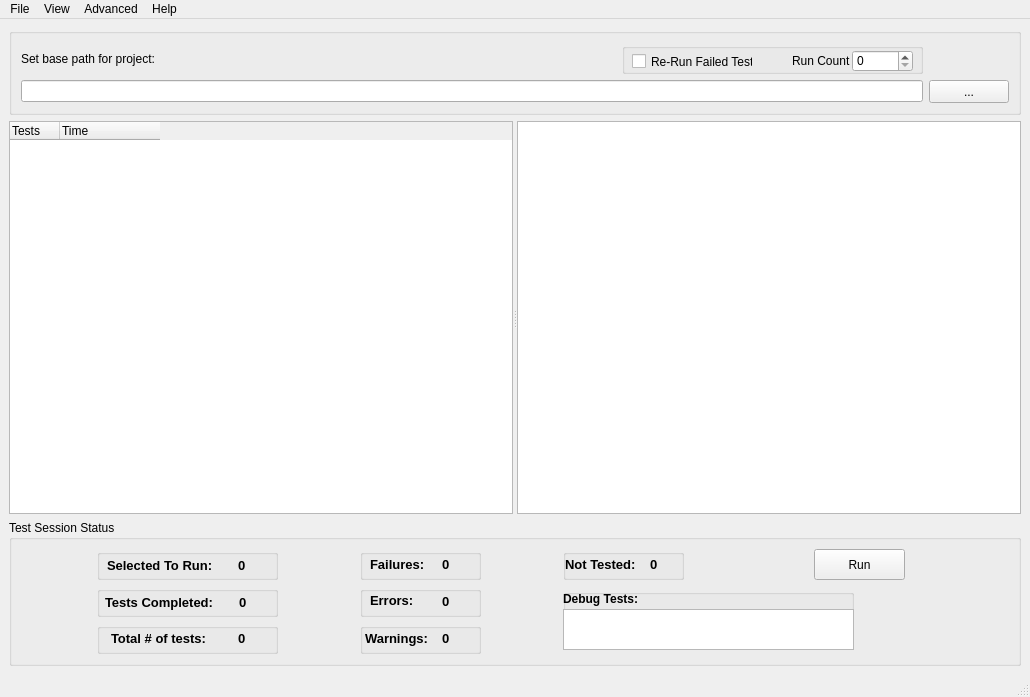
<?xml version="1.0" encoding="UTF-8"?>
<ui version="4.0">
 <class>MainWindow</class>
 <widget class="QMainWindow" name="MainWindow">
  <property name="geometry">
   <rect>
    <x>0</x>
    <y>0</y>
    <width>1030</width>
    <height>697</height>
   </rect>
  </property>
  <property name="windowTitle">
   <string>MainWindow</string>
  </property>
  <widget class="QWidget" name="centralwidget">
   <property name="autoFillBackground">
    <bool>false</bool>
   </property>
   <layout class="QGridLayout" name="gridLayout_2">
    <item row="0" column="0">
     <widget class="QGroupBox" name="groupBox_2">
      <property name="sizePolicy">
       <sizepolicy hsizetype="MinimumExpanding" vsizetype="Fixed">
        <horstretch>0</horstretch>
        <verstretch>0</verstretch>
       </sizepolicy>
      </property>
      <property name="minimumSize">
       <size>
        <width>621</width>
        <height>80</height>
       </size>
      </property>
      <property name="title">
       <string/>
      </property>
      <layout class="QGridLayout" name="gridLayout_3">
       <item row="0" column="0">
        <widget class="QLabel" name="label">
         <property name="text">
          <string>Set base path for project:</string>
         </property>
        </widget>
       </item>
       <item row="0" column="1">
        <widget class="QGroupBox" name="groupBox_11">
         <property name="sizePolicy">
          <sizepolicy hsizetype="Fixed" vsizetype="Fixed">
           <horstretch>0</horstretch>
           <verstretch>0</verstretch>
          </sizepolicy>
         </property>
         <property name="minimumSize">
          <size>
           <width>301</width>
           <height>31</height>
          </size>
         </property>
         <property name="title">
          <string/>
         </property>
         <widget class="QSpinBox" name="runCount">
          <property name="geometry">
           <rect>
            <x>230</x>
            <y>7</y>
            <width>61</width>
            <height>22</height>
           </rect>
          </property>
         </widget>
         <widget class="QLabel" name="label_2">
          <property name="geometry">
           <rect>
            <x>170</x>
            <y>10</y>
            <width>61</width>
            <height>16</height>
           </rect>
          </property>
          <property name="text">
           <string>Run Count</string>
          </property>
         </widget>
         <widget class="QCheckBox" name="rerunCB">
          <property name="geometry">
           <rect>
            <x>10</x>
            <y>10</y>
            <width>121</width>
            <height>17</height>
           </rect>
          </property>
          <property name="text">
           <string>Re-Run Failed Tests</string>
          </property>
         </widget>
        </widget>
       </item>
       <item row="1" column="0" colspan="2">
        <widget class="QLineEdit" name="mainFolderEdit">
         <property name="sizePolicy">
          <sizepolicy hsizetype="MinimumExpanding" vsizetype="Fixed">
           <horstretch>0</horstretch>
           <verstretch>0</verstretch>
          </sizepolicy>
         </property>
         <property name="minimumSize">
          <size>
           <width>560</width>
           <height>20</height>
          </size>
         </property>
        </widget>
       </item>
       <item row="1" column="2">
        <widget class="QPushButton" name="folderBtn">
         <property name="sizePolicy">
          <sizepolicy hsizetype="Fixed" vsizetype="Fixed">
           <horstretch>0</horstretch>
           <verstretch>0</verstretch>
          </sizepolicy>
         </property>
         <property name="minimumSize">
          <size>
           <width>41</width>
           <height>23</height>
          </size>
         </property>
         <property name="text">
          <string>...</string>
         </property>
        </widget>
       </item>
      </layout>
     </widget>
    </item>
    <item row="2" column="0">
     <widget class="QGroupBox" name="groupBox">
      <property name="sizePolicy">
       <sizepolicy hsizetype="MinimumExpanding" vsizetype="Fixed">
        <horstretch>0</horstretch>
        <verstretch>0</verstretch>
       </sizepolicy>
      </property>
      <property name="minimumSize">
       <size>
        <width>621</width>
        <height>121</height>
       </size>
      </property>
      <property name="title">
       <string>Test Session Status</string>
      </property>
      <layout class="QGridLayout" name="gridLayout">
       <item row="0" column="0">
        <widget class="QGroupBox" name="groupBox_3">
         <property name="sizePolicy">
          <sizepolicy hsizetype="Fixed" vsizetype="Fixed">
           <horstretch>0</horstretch>
           <verstretch>0</verstretch>
          </sizepolicy>
         </property>
         <property name="minimumSize">
          <size>
           <width>181</width>
           <height>31</height>
          </size>
         </property>
         <property name="title">
          <string/>
         </property>
         <widget class="QLabel" name="runNum">
          <property name="geometry">
           <rect>
            <x>141</x>
            <y>8</y>
            <width>31</width>
            <height>16</height>
           </rect>
          </property>
          <property name="font">
           <font>
            <pointsize>10</pointsize>
            <weight>75</weight>
            <bold>true</bold>
           </font>
          </property>
          <property name="text">
           <string>0</string>
          </property>
          <property name="textInteractionFlags">
           <set>Qt::LinksAccessibleByMouse</set>
          </property>
         </widget>
         <widget class="QLabel" name="label_6">
          <property name="geometry">
           <rect>
            <x>10</x>
            <y>8</y>
            <width>111</width>
            <height>16</height>
           </rect>
          </property>
          <property name="font">
           <font>
            <pointsize>10</pointsize>
            <weight>75</weight>
            <bold>true</bold>
           </font>
          </property>
          <property name="text">
           <string>Selected To Run:</string>
          </property>
         </widget>
        </widget>
       </item>
       <item row="0" column="1">
        <widget class="QGroupBox" name="groupBox_6">
         <property name="sizePolicy">
          <sizepolicy hsizetype="Fixed" vsizetype="Fixed">
           <horstretch>0</horstretch>
           <verstretch>0</verstretch>
          </sizepolicy>
         </property>
         <property name="minimumSize">
          <size>
           <width>121</width>
           <height>31</height>
          </size>
         </property>
         <property name="title">
          <string/>
         </property>
         <widget class="QLabel" name="failNum">
          <property name="geometry">
           <rect>
            <x>82</x>
            <y>5</y>
            <width>31</width>
            <height>20</height>
           </rect>
          </property>
          <property name="font">
           <font>
            <pointsize>10</pointsize>
            <weight>75</weight>
            <bold>true</bold>
           </font>
          </property>
          <property name="text">
           <string>0</string>
          </property>
          <property name="textInteractionFlags">
           <set>Qt::LinksAccessibleByMouse</set>
          </property>
         </widget>
         <widget class="QLabel" name="label_5">
          <property name="geometry">
           <rect>
            <x>10</x>
            <y>5</y>
            <width>61</width>
            <height>20</height>
           </rect>
          </property>
          <property name="font">
           <font>
            <pointsize>10</pointsize>
            <weight>75</weight>
            <bold>true</bold>
           </font>
          </property>
          <property name="text">
           <string>Failures:</string>
          </property>
         </widget>
        </widget>
       </item>
       <item row="0" column="2">
        <widget class="QGroupBox" name="groupBox_9">
         <property name="sizePolicy">
          <sizepolicy hsizetype="Fixed" vsizetype="Fixed">
           <horstretch>0</horstretch>
           <verstretch>0</verstretch>
          </sizepolicy>
         </property>
         <property name="minimumSize">
          <size>
           <width>121</width>
           <height>31</height>
          </size>
         </property>
         <property name="title">
          <string/>
         </property>
         <widget class="QLabel" name="notRunNum">
          <property name="geometry">
           <rect>
            <x>87</x>
            <y>7</y>
            <width>31</width>
            <height>16</height>
           </rect>
          </property>
          <property name="font">
           <font>
            <pointsize>10</pointsize>
            <weight>75</weight>
            <bold>true</bold>
           </font>
          </property>
          <property name="text">
           <string>0</string>
          </property>
          <property name="textInteractionFlags">
           <set>Qt::LinksAccessibleByMouse</set>
          </property>
         </widget>
         <widget class="QLabel" name="label_14">
          <property name="geometry">
           <rect>
            <x>2</x>
            <y>7</y>
            <width>81</width>
            <height>16</height>
           </rect>
          </property>
          <property name="font">
           <font>
            <pointsize>10</pointsize>
            <weight>75</weight>
            <bold>true</bold>
           </font>
          </property>
          <property name="text">
           <string>Not Tested:</string>
          </property>
         </widget>
        </widget>
       </item>
       <item row="0" column="3">
        <widget class="QPushButton" name="runBtn">
         <property name="sizePolicy">
          <sizepolicy hsizetype="Fixed" vsizetype="Fixed">
           <horstretch>0</horstretch>
           <verstretch>0</verstretch>
          </sizepolicy>
         </property>
         <property name="minimumSize">
          <size>
           <width>91</width>
           <height>31</height>
          </size>
         </property>
         <property name="text">
          <string>Run</string>
         </property>
        </widget>
       </item>
       <item row="1" column="0">
        <widget class="QGroupBox" name="groupBox_4">
         <property name="sizePolicy">
          <sizepolicy hsizetype="Fixed" vsizetype="Fixed">
           <horstretch>0</horstretch>
           <verstretch>0</verstretch>
          </sizepolicy>
         </property>
         <property name="minimumSize">
          <size>
           <width>181</width>
           <height>31</height>
          </size>
         </property>
         <property name="title">
          <string/>
         </property>
         <widget class="QLabel" name="completeNum">
          <property name="geometry">
           <rect>
            <x>142</x>
            <y>8</y>
            <width>40</width>
            <height>16</height>
           </rect>
          </property>
          <property name="font">
           <font>
            <pointsize>10</pointsize>
            <weight>75</weight>
            <bold>true</bold>
           </font>
          </property>
          <property name="text">
           <string>0</string>
          </property>
          <property name="textInteractionFlags">
           <set>Qt::LinksAccessibleByMouse</set>
          </property>
         </widget>
         <widget class="QLabel" name="label_9">
          <property name="geometry">
           <rect>
            <x>8</x>
            <y>8</y>
            <width>120</width>
            <height>16</height>
           </rect>
          </property>
          <property name="font">
           <font>
            <pointsize>10</pointsize>
            <weight>75</weight>
            <bold>true</bold>
           </font>
          </property>
          <property name="text">
           <string>Tests Completed:</string>
          </property>
         </widget>
        </widget>
       </item>
       <item row="1" column="1">
        <widget class="QGroupBox" name="groupBox_7">
         <property name="sizePolicy">
          <sizepolicy hsizetype="Fixed" vsizetype="Fixed">
           <horstretch>0</horstretch>
           <verstretch>0</verstretch>
          </sizepolicy>
         </property>
         <property name="minimumSize">
          <size>
           <width>121</width>
           <height>31</height>
          </size>
         </property>
         <property name="title">
          <string/>
         </property>
         <widget class="QLabel" name="errorNum">
          <property name="geometry">
           <rect>
            <x>82</x>
            <y>7</y>
            <width>31</width>
            <height>16</height>
           </rect>
          </property>
          <property name="font">
           <font>
            <pointsize>10</pointsize>
            <weight>75</weight>
            <bold>true</bold>
           </font>
          </property>
          <property name="text">
           <string>0</string>
          </property>
          <property name="textInteractionFlags">
           <set>Qt::LinksAccessibleByMouse</set>
          </property>
         </widget>
         <widget class="QLabel" name="label_11">
          <property name="geometry">
           <rect>
            <x>10</x>
            <y>8</y>
            <width>47</width>
            <height>13</height>
           </rect>
          </property>
          <property name="font">
           <font>
            <pointsize>10</pointsize>
            <weight>75</weight>
            <bold>true</bold>
           </font>
          </property>
          <property name="text">
           <string>Errors:</string>
          </property>
         </widget>
        </widget>
       </item>
       <item row="1" column="2" rowspan="2" colspan="2">
        <widget class="QGroupBox" name="groupBox_10">
         <property name="sizePolicy">
          <sizepolicy hsizetype="Fixed" vsizetype="Fixed">
           <horstretch>0</horstretch>
           <verstretch>0</verstretch>
          </sizepolicy>
         </property>
         <property name="minimumSize">
          <size>
           <width>291</width>
           <height>61</height>
          </size>
         </property>
         <property name="title">
          <string/>
         </property>
         <widget class="QTextBrowser" name="debugList">
          <property name="geometry">
           <rect>
            <x>0</x>
            <y>20</y>
            <width>291</width>
            <height>41</height>
           </rect>
          </property>
         </widget>
         <widget class="QLabel" name="label_4">
          <property name="geometry">
           <rect>
            <x>0</x>
            <y>0</y>
            <width>81</width>
            <height>20</height>
           </rect>
          </property>
          <property name="font">
           <font>
            <weight>75</weight>
            <bold>true</bold>
           </font>
          </property>
          <property name="text">
           <string>Debug Tests:</string>
          </property>
         </widget>
        </widget>
       </item>
       <item row="2" column="0">
        <widget class="QGroupBox" name="groupBox_5">
         <property name="sizePolicy">
          <sizepolicy hsizetype="Fixed" vsizetype="Fixed">
           <horstretch>0</horstretch>
           <verstretch>0</verstretch>
          </sizepolicy>
         </property>
         <property name="minimumSize">
          <size>
           <width>181</width>
           <height>31</height>
          </size>
         </property>
         <property name="title">
          <string/>
         </property>
         <widget class="QLabel" name="label_16">
          <property name="geometry">
           <rect>
            <x>14</x>
            <y>7</y>
            <width>111</width>
            <height>16</height>
           </rect>
          </property>
          <property name="font">
           <font>
            <pointsize>10</pointsize>
            <weight>75</weight>
            <bold>true</bold>
           </font>
          </property>
          <property name="text">
           <string>Total # of tests:</string>
          </property>
         </widget>
         <widget class="QLabel" name="testNum">
          <property name="geometry">
           <rect>
            <x>141</x>
            <y>7</y>
            <width>31</width>
            <height>16</height>
           </rect>
          </property>
          <property name="font">
           <font>
            <pointsize>10</pointsize>
            <weight>75</weight>
            <bold>true</bold>
           </font>
          </property>
          <property name="text">
           <string>0</string>
          </property>
          <property name="textInteractionFlags">
           <set>Qt::LinksAccessibleByMouse</set>
          </property>
         </widget>
        </widget>
       </item>
       <item row="2" column="1">
        <widget class="QGroupBox" name="groupBox_8">
         <property name="sizePolicy">
          <sizepolicy hsizetype="Fixed" vsizetype="Fixed">
           <horstretch>0</horstretch>
           <verstretch>0</verstretch>
          </sizepolicy>
         </property>
         <property name="minimumSize">
          <size>
           <width>121</width>
           <height>31</height>
          </size>
         </property>
         <property name="title">
          <string/>
         </property>
         <widget class="QLabel" name="warningNum">
          <property name="geometry">
           <rect>
            <x>82</x>
            <y>5</y>
            <width>31</width>
            <height>20</height>
           </rect>
          </property>
          <property name="font">
           <font>
            <pointsize>10</pointsize>
            <weight>75</weight>
            <bold>true</bold>
           </font>
          </property>
          <property name="text">
           <string>0</string>
          </property>
          <property name="textInteractionFlags">
           <set>Qt::LinksAccessibleByMouse</set>
          </property>
         </widget>
         <widget class="QLabel" name="label_7">
          <property name="geometry">
           <rect>
            <x>5</x>
            <y>5</y>
            <width>71</width>
            <height>20</height>
           </rect>
          </property>
          <property name="font">
           <font>
            <pointsize>10</pointsize>
            <weight>75</weight>
            <bold>true</bold>
           </font>
          </property>
          <property name="text">
           <string>Warnings:</string>
          </property>
         </widget>
        </widget>
       </item>
      </layout>
     </widget>
    </item>
    <item row="1" column="0">
     <widget class="QSplitter" name="splitter">
      <property name="sizePolicy">
       <sizepolicy hsizetype="Preferred" vsizetype="Preferred">
        <horstretch>0</horstretch>
        <verstretch>0</verstretch>
       </sizepolicy>
      </property>
      <property name="minimumSize">
       <size>
        <width>0</width>
        <height>0</height>
       </size>
      </property>
      <property name="orientation">
       <enum>Qt::Horizontal</enum>
      </property>
      <widget class="QTreeWidget" name="treeWidget">
       <property name="sizePolicy">
        <sizepolicy hsizetype="Preferred" vsizetype="Preferred">
         <horstretch>0</horstretch>
         <verstretch>0</verstretch>
        </sizepolicy>
       </property>
       <property name="minimumSize">
        <size>
         <width>0</width>
         <height>0</height>
        </size>
       </property>
       <property name="contextMenuPolicy">
        <enum>Qt::ActionsContextMenu</enum>
       </property>
       <property name="horizontalScrollBarPolicy">
        <enum>Qt::ScrollBarAlwaysOff</enum>
       </property>
       <property name="tabKeyNavigation">
        <bool>true</bool>
       </property>
       <property name="dragEnabled">
        <bool>true</bool>
       </property>
       <property name="dragDropOverwriteMode">
        <bool>true</bool>
       </property>
       <property name="dragDropMode">
        <enum>QAbstractItemView::DragDrop</enum>
       </property>
       <property name="defaultDropAction">
        <enum>Qt::MoveAction</enum>
       </property>
       <property name="alternatingRowColors">
        <bool>true</bool>
       </property>
       <property name="uniformRowHeights">
        <bool>false</bool>
       </property>
       <property name="allColumnsShowFocus">
        <bool>false</bool>
       </property>
       <attribute name="headerCascadingSectionResizes">
        <bool>false</bool>
       </attribute>
       <attribute name="headerDefaultSectionSize">
        <number>50</number>
       </attribute>
       <attribute name="headerShowSortIndicator" stdset="0">
        <bool>false</bool>
       </attribute>
       <attribute name="headerStretchLastSection">
        <bool>false</bool>
       </attribute>
       <column>
        <property name="text">
         <string notr="true">Tests</string>
        </property>
       </column>
       <column>
        <property name="text">
         <string notr="true">Time</string>
        </property>
        <property name="textAlignment">
         <set>AlignLeading|AlignVCenter</set>
        </property>
       </column>
      </widget>
      <widget class="QTextBrowser" name="detailPane">
       <property name="sizePolicy">
        <sizepolicy hsizetype="Preferred" vsizetype="Preferred">
         <horstretch>0</horstretch>
         <verstretch>0</verstretch>
        </sizepolicy>
       </property>
       <property name="minimumSize">
        <size>
         <width>0</width>
         <height>0</height>
        </size>
       </property>
      </widget>
     </widget>
    </item>
   </layout>
  </widget>
  <widget class="QMenuBar" name="menubar">
   <property name="geometry">
    <rect>
     <x>0</x>
     <y>0</y>
     <width>1030</width>
     <height>21</height>
    </rect>
   </property>
   <widget class="QMenu" name="menuFile">
    <property name="title">
     <string>File</string>
    </property>
    <addaction name="actionSave_Selected_Test"/>
    <addaction name="actionSave_Un_selected_Test"/>
    <addaction name="actionSave_Selected_Suite_Time"/>
    <addaction name="separator"/>
    <addaction name="actionLoad_Test_List_To_Select"/>
    <addaction name="actionLoad_Test_List_to_Un_select"/>
    <addaction name="separator"/>
    <addaction name="actionOpen_Test_Session"/>
    <addaction name="actionSave_Test_Session"/>
   </widget>
   <widget class="QMenu" name="menuView">
    <property name="title">
     <string>View</string>
    </property>
    <addaction name="actionConsole_Log"/>
    <addaction name="actionShow_Loop_Tests"/>
   </widget>
   <widget class="QMenu" name="menuAdvanced">
    <property name="title">
     <string>Advanced</string>
    </property>
    <addaction name="actionAdvanced_Load_Tests"/>
    <addaction name="separator"/>
    <addaction name="actionSave_De_selected_Tests"/>
    <addaction name="actionDatabase_Override_Info"/>
   </widget>
   <widget class="QMenu" name="menuHelp">
    <property name="title">
     <string>Help</string>
    </property>
    <addaction name="actionHelp_Topics"/>
    <addaction name="actionAbout"/>
   </widget>
   <addaction name="menuFile"/>
   <addaction name="menuView"/>
   <addaction name="menuAdvanced"/>
   <addaction name="menuHelp"/>
  </widget>
  <widget class="QStatusBar" name="statusbar"/>
  <action name="actionSave_Selected_Test">
   <property name="text">
    <string>Save Selected Test</string>
   </property>
  </action>
  <action name="actionSave_Un_selected_Test">
   <property name="text">
    <string>Save Un-selected Test</string>
   </property>
  </action>
  <action name="actionSave_Selected_Suite_Time">
   <property name="text">
    <string>Save Selected Suite Time</string>
   </property>
  </action>
  <action name="actionLoad_Test_List_To_Select">
   <property name="text">
    <string>Load Test List To Select</string>
   </property>
  </action>
  <action name="actionLoad_Test_List_to_Un_select">
   <property name="text">
    <string>Load Test List to Un-select</string>
   </property>
  </action>
  <action name="actionOpen_Test_Session">
   <property name="text">
    <string>Open Test Session</string>
   </property>
  </action>
  <action name="actionSave_Test_Session">
   <property name="text">
    <string>Save Test Session</string>
   </property>
  </action>
  <action name="actionConsole_Log">
   <property name="text">
    <string>Show Console Log</string>
   </property>
  </action>
  <action name="actionMeter_Builders">
   <property name="text">
    <string>Meter Builders</string>
   </property>
  </action>
  <action name="actionTest_Station">
   <property name="text">
    <string>Test Station</string>
   </property>
  </action>
  <action name="actionFilter_Suites_By_Author">
   <property name="text">
    <string>Filter Suites By Author</string>
   </property>
  </action>
  <action name="actionAdvanced_Load_Tests">
   <property name="text">
    <string>Advanced Load Tests</string>
   </property>
  </action>
  <action name="actionSave_De_selected_Tests">
   <property name="text">
    <string>Save De-selected Tests</string>
   </property>
  </action>
  <action name="actionHelp_Topics">
   <property name="text">
    <string>Help Topics</string>
   </property>
  </action>
  <action name="actionAbout">
   <property name="text">
    <string>About</string>
   </property>
  </action>
  <action name="actionSort_By_Suite_Name">
   <property name="text">
    <string>Sort By Suite Name</string>
   </property>
  </action>
  <action name="actionSort_By_Time_Ascending">
   <property name="text">
    <string>Sort By Time (Ascending)</string>
   </property>
  </action>
  <action name="actionSort_By_Time_Descending">
   <property name="text">
    <string>Sort By Time (Descending)</string>
   </property>
  </action>
  <action name="actionExpand_All">
   <property name="text">
    <string>Expand All</string>
   </property>
  </action>
  <action name="actionClose_All">
   <property name="text">
    <string>Close All</string>
   </property>
  </action>
  <action name="actionUnselect_All">
   <property name="text">
    <string>Unselect All</string>
   </property>
  </action>
  <action name="actionDatabase_Override_Info">
   <property name="text">
    <string>Database Override Info</string>
   </property>
  </action>
  <action name="actionShow_Loop_Tests">
   <property name="text">
    <string>Show Loop Test Window</string>
   </property>
  </action>
 </widget>
 <resources/>
 <connections/>
</ui>
